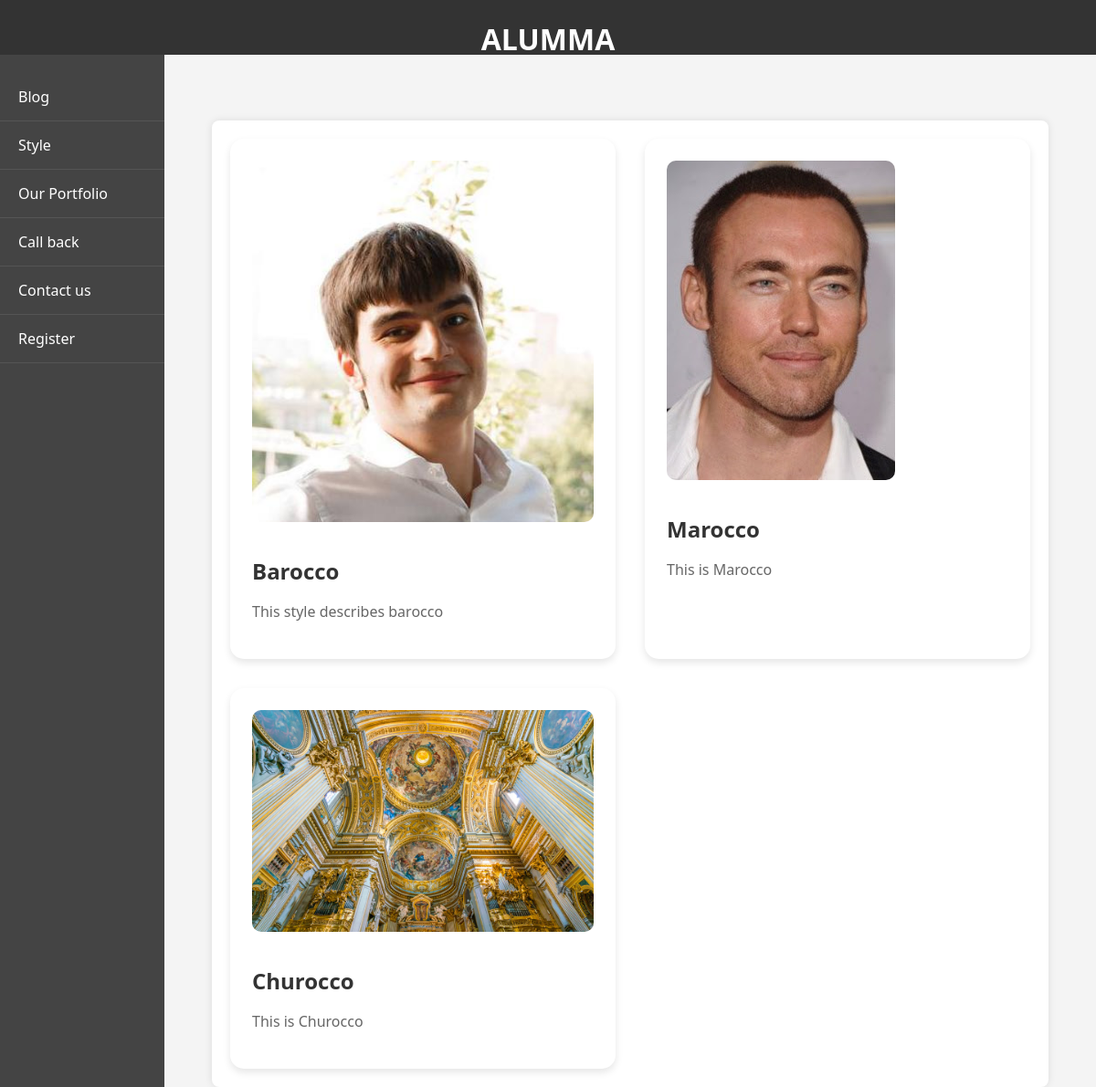
Page /styles/ on the committed database.
### styles/models.py (models this page shows)
class Style(models.Model):
    name = models.CharField(max_length=25)
    description = models.TextField(
        blank=True,
        null=False
    )
    pillow = models.ImageField(default='nameOfPhoto.png', blank=True)

### styles/views.py (the view)
# urls.py: path('styles/', views.style, name="style"),
def style(request):
    styles = Style.objects.all()
    return render(request, 'style.html', {'styles': styles})

### templates/style.html (shortened to what this page needs)
{% extends "homepage.html" %}
{% block content %}
  <div class="style-grid">
    {% for style in styles %}
      <div class="style-card">
        <img src="{{ style.pillow.url }}" alt="{{ style.name }}">
        <h1>{{ style.name }}</h1>
        <p>{{ style.description }}</p>
      </div>
    {% endfor %}
  </div>
{% endblock %}

### templates/homepage.html (style rules this page uses)
body { margin: 0; font-family: Arial, sans-serif; display: flex; height: 100vh; background-color: #f9f9f9; }

### templates/style.html (style rules this page uses)
body { font-family: 'Segoe UI', Tahoma, Geneva, Verdana, sans-serif; background-color: #f4f4f4; margin: 0; padding: 2rem; }
.style-grid { display: grid; grid-template-columns: repeat(auto-fit, minmax(280px, 1fr)); gap: 2rem; }
.style-card { background-color: white; border-radius: 15px; padding: 1.5rem; box-shadow: 0 4px 8px rgba(0, 0, 0, 0.1); transition: transform 0.2s ease, box-shadow 0.2s ease; }
.style-card img { max-width: 100%; height: auto; border-radius: 10px; margin-bottom: 1rem; }
.style-card h1 { font-size: 1.5rem; margin-bottom: 0.5rem; color: #333; }
.style-card p { font-size: 1rem; color: #666; line-height: 1.5; }

### rows in the picture
Style: pillow (picture), name "Barocco", description "This style describes barocco"
Style: pillow (picture), name "Marocco", description "This is Marocco"
Style: pillow (picture), name "Churocco", description "This is Churocco"
